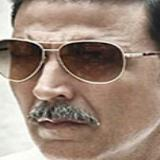
#> input picture dataset/Akshay Kumar/Akshay Kumar_7.jpg, 160 x 160 px, given as the content of the folder dataset/Youssef, which was not available
$ python create_negative_samples.py
#> lines starting #> are read from the running program, lines starting #| are printed output that depends on the picture; pictures that were not available may be replaced by others from this repository, and a replacement may not be noted
"""
Generate synthetic negative samples by heavily augmenting Youssef's images.
This creates a 'negative' class so the model learns to distinguish Youssef from others.
"""

import cv2
import numpy as np
from pathlib import Path
import random

DATASET_DIR = Path("dataset")
NEGATIVE_DIR = DATASET_DIR / "negative"
YOUSSEF_DIR = DATASET_DIR / "Youssef"

def create_negative_sample(image_path, output_path, augmentation_level):
    """Apply heavy augmentation to create a negative sample."""
#> called with augmentation_level = 0
    img = cv2.imread(str(image_path))
#> img is the input picture: shape (160, 160, 3); mean B, G, R 121.8, 135.8, 157
    if img is None:
        return False

    h, w = img.shape[:2]
#> h = 160; w = 160

    # Heavy augmentation to make it look different
    if augmentation_level % 5 == 0:
        # Extreme color shift
        hsv = cv2.cvtColor(img, cv2.COLOR_BGR2HSV).astype(np.float32)
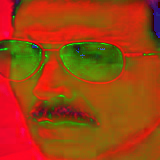
#> hsv: shape (160, 160, 3) float32; mean B, G, R 15.5, 65.7, 157.2
        hsv[:,:,0] = (hsv[:,:,0] + random.randint(80, 160)) % 180
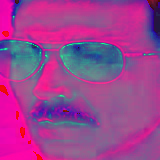
#> hsv: shape (160, 160, 3) float32; mean B, G, R 145, 65.7, 157.2
        hsv[:,:,1] = np.clip(hsv[:,:,1] * random.uniform(0.3, 0.7), 0, 255)
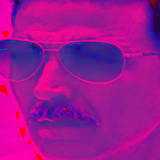
#> hsv: shape (160, 160, 3) float32; mean B, G, R 145, 20.8, 157.2
        img = cv2.cvtColor(hsv.astype(np.uint8), cv2.COLOR_HSV2BGR)
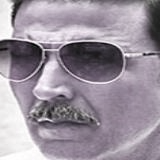
#> img: shape (160, 160, 3); mean B, G, R 157, 145.9, 154.8

    elif augmentation_level % 5 == 1:
        # Flip and blur
        img = cv2.flip(img, random.choice([0, 1]))
        img = cv2.GaussianBlur(img, (15, 15), 0)

    elif augmentation_level % 5 == 2:
        # Rotation + tilt
        angle = random.randint(-45, 45)
        center = (w // 2, h // 2)
        matrix = cv2.getRotationMatrix2D(center, angle, 1.0)
        img = cv2.warpAffine(img, matrix, (w, h), borderMode=cv2.BORDER_REFLECT)

    elif augmentation_level % 5 == 3:
        # Zoom in/out + shift
        scale = random.uniform(0.6, 1.4)
        new_w, new_h = int(w * scale), int(h * scale)
        img = cv2.resize(img, (new_w, new_h))
        if scale < 1:
            # Pad if zoomed out
            pad_h, pad_w = (h - new_h) // 2, (w - new_w) // 2
            img = cv2.copyMakeBorder(img, pad_h, h-new_h-pad_h, pad_w, w-new_w-pad_w, cv2.BORDER_REFLECT)
        else:
            # Crop if zoomed in
            crop_h, crop_w = (new_h - h) // 2, (new_w - w) // 2
            img = img[crop_h:crop_h+h, crop_w:crop_w+w]

    else:
        # Brightness/contrast + noise
        alpha = random.uniform(0.5, 1.5)
        beta = random.randint(-50, 50)
        img = cv2.convertScaleAbs(img, alpha=alpha, beta=beta)
        noise = np.random.normal(0, 15, img.shape).astype(np.uint8)
        img = cv2.add(img, noise)

    cv2.imwrite(str(output_path), img)
    return True

def main():
    # Create negative directory
    NEGATIVE_DIR.mkdir(parents=True, exist_ok=True)

    # Get all Youssef images
    youssef_images = list(YOUSSEF_DIR.glob("*.jpg")) + list(YOUSSEF_DIR.glob("*.png"))

    if not youssef_images:
        print(f"❌ No images found in {YOUSSEF_DIR}")
        return

    print(f"📸 Found {len(youssef_images)} Youssef images")
    print(f"🔄 Generating 50 synthetic negative samples...")

    count = 0
    for i in range(50):
        source_img = random.choice(youssef_images)
        output_path = NEGATIVE_DIR / f"negative_{i:03d}.jpg"

        if create_negative_sample(source_img, output_path, i):
            count += 1

        if (i + 1) % 10 == 0:
            print(f"  ✓ Generated {i + 1}/50 samples")

    print(f"✅ Created {count} negative samples in {NEGATIVE_DIR}")
    print(f"📂 Dataset now has 2 classes: 'Youssef' and 'negative'")
    print(f"\nNext: Run 'python train_model.py --epochs 20' to retrain with 2 classes")

if __name__ == "__main__":
    main()
